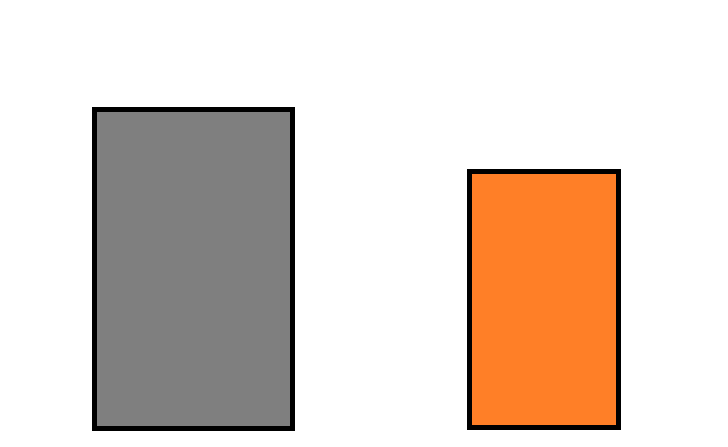
#> input picture Camera/Boxes.png, 728 x 447 px
$ python imageDetection.py
#> lines starting #> are read from the running program, lines starting #| are printed output that depends on the picture; after the words box and inside, x2 and y2 are one past the last pixel; in counts of white or black regions, pixels touching at a corner belong together
import cv2
import matplotlib.pyplot as plt


image= cv2.imread('Boxes.png')
#> image is the input picture: shape (447, 728, 3); mean B, G, R 199.9, 209.7, 223.9
# image = cv2.resize(image, (640, 480))
original_image= image

gray= cv2.cvtColor(image,cv2.COLOR_BGR2GRAY)
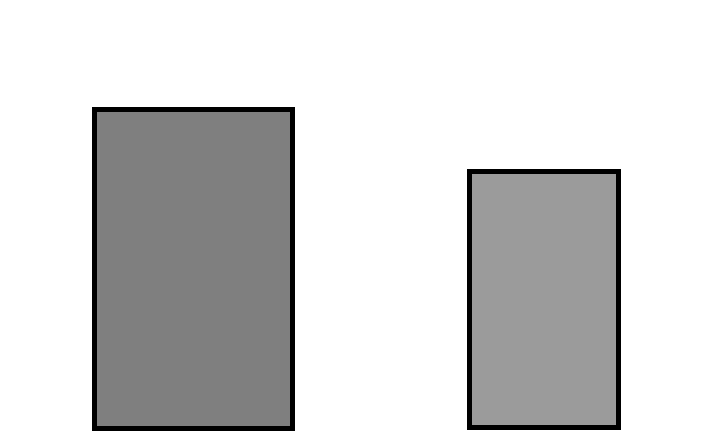
#> gray: shape (447, 728); min 0, max 255, mean 212.8

edges= cv2.Canny(gray, 50,200)
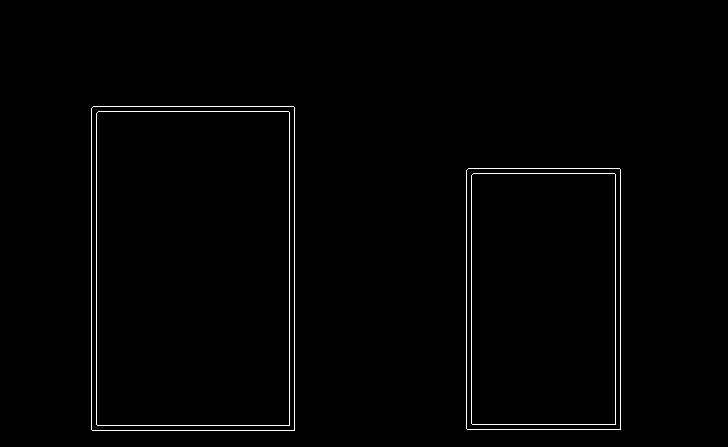
#> edges: shape (447, 728); 1.1% white in thin lines or dots, all inside (x1, y1, x2, y2) = (91, 106, 621, 431)

contours, hierarchy= cv2.findContours(edges.copy(), cv2.RETR_EXTERNAL, cv2.CHAIN_APPROX_NONE)
#> contours = 2 contours; box (x1, y1, x2, y2) and area: (91, 106, 295, 431) 65769, (466, 168, 621, 430) 40191
# breakpoint()


sorted_contours= sorted(contours, key=cv2.contourArea, reverse= False)
#> sorted_contours has the same summary as contours


smallest_item= sorted_contours[0]
#> smallest_item = contour of 826 points, box (x1, y1, x2, y2) (466, 168, 621, 430), area 40191

largest_item= sorted_contours[1]
#> largest_item = contour of 1050 points, box (x1, y1, x2, y2) (91, 106, 295, 431), area 65769


#largest item
M= cv2.moments(largest_item)
#> M = moments, m00 65769, centre m10/m00, m01/m00 = (192.5, 268)

x,y,w,h= cv2.boundingRect(largest_item)
#> x = 91; y = 106; w = 204; h = 325


xcoordinate1= x
#> xcoordinate1 = 91

xcoordinate2= x + w
#> xcoordinate2 = 295
# breakpoint()
xcoordinate_center= int(M['m10']/M['m00'])
#> xcoordinate_center = 192


print("Larger Box")

print("x coordinate 1: ", str(xcoordinate1))
#| x coordinate 1:  91

print("x coordinate 2: ", str(xcoordinate2))
#| x coordinate 2:  295

print("x center coordinate ", str(xcoordinate_center))
#| x center coordinate  192

print("")


ycoordinate1= y
#> ycoordinate1 = 106

ycoordinate2= y + h
#> ycoordinate2 = 431

ycoordinate_center= int(M['m01']/M['m00'])
#> ycoordinate_center = 268


print("y coordinate 1: ", str(ycoordinate1))
#| y coordinate 1:  106

print("y coordinate 2: ", str(ycoordinate2))
#| y coordinate 2:  431

print("y center coordinate ", str(ycoordinate_center))
#| y center coordinate  268


print("")

#largest item
# M2= cv2.moments(smallest_item)

x2,y2,w2,h2= cv2.boundingRect(smallest_item)
#> x2 = 466; y2 = 168; w2 = 155; h2 = 262


x2coordinate1= x2
#> x2coordinate1 = 466

x2coordinate2= x2 + w2
#> x2coordinate2 = 621

# x2coordinate_center= int(M2['m10']/M2['m00'])


print ("Smaller Box")

print("x coordinate 1: ", str(x2coordinate1))
#| x coordinate 1:  466

print("x coordinate 2: ", str(x2coordinate2))
#| x coordinate 2:  621

# print("x center coordinate ", str(x2coordinate_center))

print ("")


y2coordinate1= y2
#> y2coordinate1 = 168

y2coordinate2= y2 + h2
#> y2coordinate2 = 430

# y2coordinate_center= int(M2['m01']/M2['m00'])


print("y coordinate 1: ", str(y2coordinate1))
#| y coordinate 1:  168

print("y coordinate 2: ", str(y2coordinate2))
#| y coordinate 2:  430

# print("y center coordinate ", str(y2coordinate_center))


plt.imshow(image)
plt.show()
